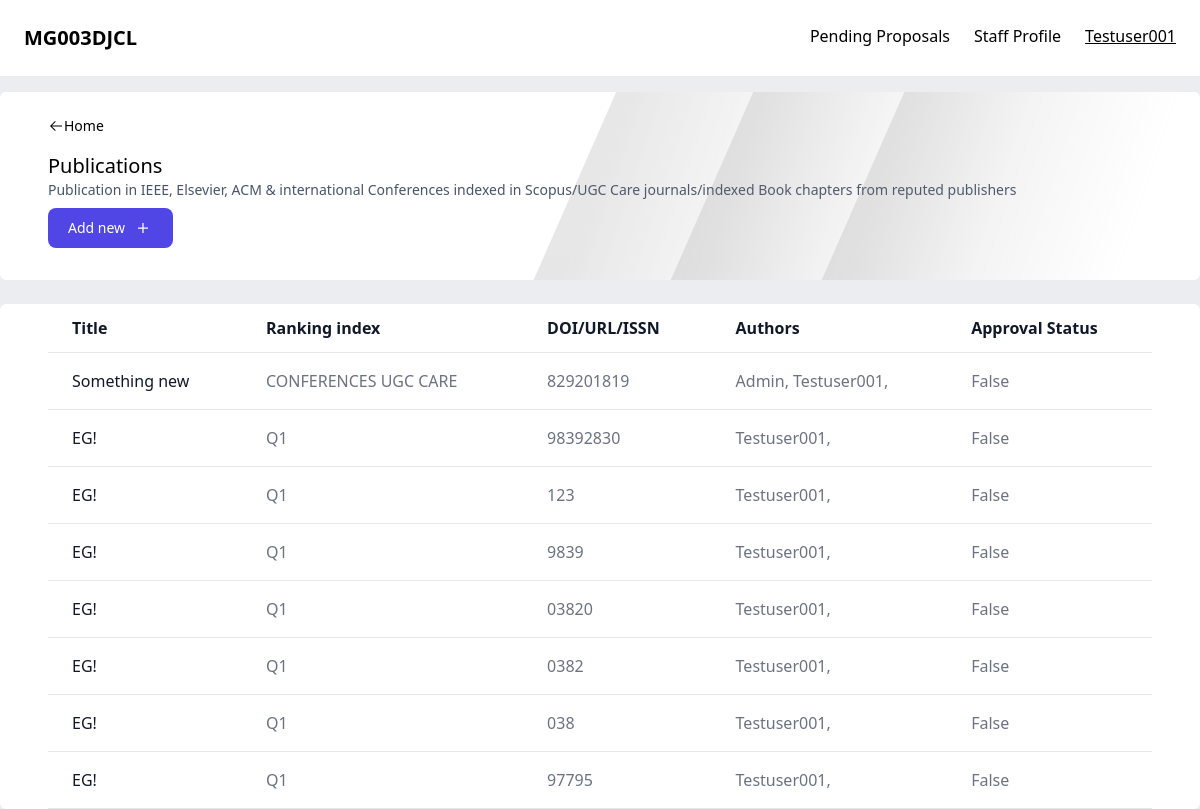
The app's page /publication/ (signed in) with its own data.
### authentication/models.py (models this page shows)
class staff(AbstractUser):
    dept = models.ForeignKey(department, on_delete=models.CASCADE)
    designation = models.CharField(max_length=20)
    phone = models.CharField(max_length=20)
    designation = models.CharField(max_length=20)
    def __str__(self):
        return self.username

### central/models.py (models this page shows, shortened)
class publication(models.Model):
    publication = models.CharField(max_length=50) #Temproary
    title = models.CharField(max_length=100)
    identification = models.CharField(verbose_name='ISSN/DOI No',max_length=25, unique=True)
    url = models.CharField(verbose_name='URL', max_length=50, null=True)
    authors = models.ManyToManyField(staff)
    department = models.ForeignKey(department, on_delete=models.SET_NULL, null=True)
    date = models.DateField(verbose_name='Date of publication')
    hodapproval = models.BooleanField(verbose_name="HoD Approval Status", default=False, null=True)
    Controller = models.BooleanField(verbose_name="Controller Approval Status", default=False, null=True)

### central/views.py (the view)
# urls.py: path('publication/', ctv.publication),
@login_required(login_url='/signin')
def publication(request):
    publications = publ.objects.filter(authors=request.user)
    print(request.user.groups)
    return render(request, 'central/publication.html', {"publications": publications})

### central/templates/central/publication.html (shortened to what this page needs)
{% load static %}
{% load static tailwind_tags %}
<!DOCTYPE html>
<html lang="en">
<head>
    {% tailwind_css %}
</head>
<body class="bg-[#ebedf0]">
    {% include 'central/nav.html' %}
    <div class="overflow-hidden relative bg-white w-full gap-2 py-6 px-6 lg:px-12 mt-4 rounded-md flex justify-between items-center flex-wrap">
        <div>
            <a href="/" class="flex text-sm font-medium items-center">
                <img src="{% static 'images/arrow.svg' %}" alt="">
                Home
            </a>
            {% block header %}
            <p class="text-xl font-medium mt-4">Publications</p>
            <p class="text-sm text-slate-600">Publication in IEEE, Elsevier, ACM & international Conferences indexed in Scopus/UGC Care journals/indexed Book chapters from reputed publishers</p>
            {% endblock %}
        </div>
        <div class="z-10">
            <a href="{% block addurl %}/publicationapplication{% endblock %}">
                <button type="button" class=" flex gap-2 items-center justify-between text-white bg-[#4f46e5] hover:bg-blue-800 focus:ring-4 focus:ring-blue-300 font-medium rounded-lg text-sm px-5 py-2.5 me-2 mb-2 dark:bg-blue-600 dark:hover:bg-blue-700 focus:outline-none dark:focus:ring-blue-800">
                    Add new
                    <img src="{% static 'images/add.svg' %}" class="min-w-[20px] min-h-[20px]">
                </button>
            </a>
        </div>
        <div class="absolute top-0 right-0 min-h-[100% bg-red-600]">
            <img src="{% static 'images/shadow2.svg' %}" class="min-w-[100%] top-[-20px] right-[-100px] opacity-50">
        </div>
    </div>
    <div class="w-full mt-4">
        <div class="relative max-w-[100%] min-h-full overflow-x-scroll mt-6 rounded-md bg-white px-4 lg:px-12">
            {% block content %}
            <table class=" text-left min-h-full text-gray-500 bg-white dark:text-gray-400 rounded-md overflow-x-auto w-full">
                <thead class="border-b text-gray-900 dark:text-gray-400">
                    <tr>
                        <th scope="col" class="px-6 py-3">
                            Title
                        </th>
                        <th scope="col" class="px-6 py-3">
                            Ranking index
                        </th>
                        <th scope="col" class="px-6 py-3">
                            DOI/URL/ISSN
                        </th>
                        <th scope="col" class="px-6 py-3">
                            Authors
                        </th>
                        <th scope="col" class="px-6 py-3">
                            Approval Status
                        </th>
                    </tr>
                </thead>
                <tbody>
                    {% for publication in publications %}
                    <tr class="border-b">
                        <td scope="row" class="hover:underline px-6 py-4 font-medium text-gray-900 whitespace-nowrap">
                            <a href="">
                            {{publication.title}}
                            </a>
                        </td>
                        <td scope="row" class="px-6 py-4">
                            <a href="">
                            {{publication.publication}}
                            </a>
                        </td>
                        <td class="px-6 py-4">
                            {{publication.identification}}
                        </td>
                        <td class="px-6 py-4">
                            {% for author in publication.authors.all %}
                                {{author}},
                            {% endfor %}
                        </td>
                        <td class="px-6 py-4">
                            {{publication.Controller}}
                        </td>
                    </tr>
                    {% endfor %}
                </tbody>
            </table>
            {% endblock %}
        </div>
    </div>
</body>
</html>

### central/templates/central/nav.html (shortened to what this page needs)
<nav class="flex justify-between p-6 bg-white">
    <div>
         <p class="text-xl font-bold">MG003DJCL</p>
    </div>
    <div class="gap-6 hidden lg:flex">
         <a href="#">Pending Proposals</a>
         <a href="#">Staff Profile</a>
         <p class="font-medium underline">{{request.user}}</p>
    </div>
 </nav>

### records on screen
staff: user "Testuser001", username "Testuser001"
publication: title "Something new", publication "CONFERENCES UGC CARE", identification "829201819", Controller "False"
staff: username "Admin"
publication: title "EG!", publication "Q1", identification "98392830", Controller "False"
publication: title "EG!", publication "Q1", identification "123", Controller "False"
publication: title "EG!", publication "Q1", identification "9839", Controller "False"
publication: title "EG!", publication "Q1", identification "03820", Controller "False"
publication: title "EG!", publication "Q1", identification "0382", Controller "False"
publication: title "EG!", publication "Q1", identification "038", Controller "False"
publication: title "EG!", publication "Q1", identification "97795", Controller "False"
